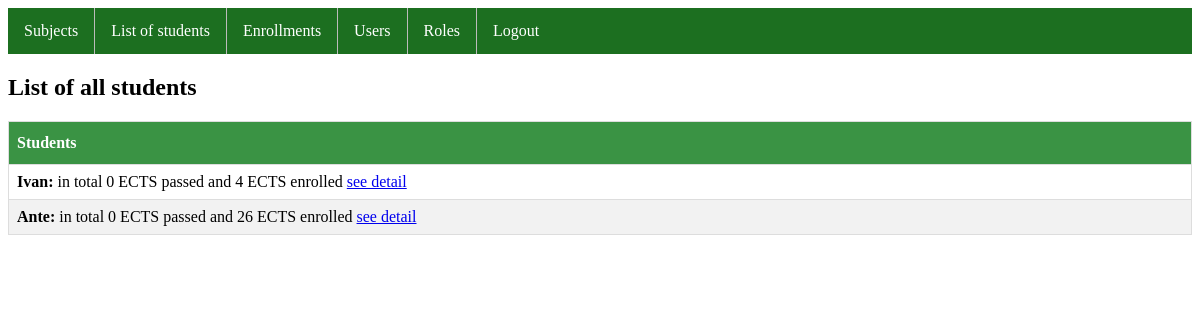
/app/list/ (signed in), run on the app's committed database.
### enroll_app/models.py (models this page shows)
class User(AbstractUser):
    STATUS = (('NONE', 'none'), ('REGULAR', 'regular'), ('EXTRAORDINARY', 'extraordinary'))
    role = models.ForeignKey(Role, on_delete=models.PROTECT, null=True)
    status = models.CharField(max_length=50, choices=STATUS, null=True)

### enroll_app/views.py (the view)
# urls.py: path('list/', views.list_of_students, name='list_of_students'),
@login_required(login_url='enroll_app:user_login')
def list_of_students(request):
    admin = check_is_admin(request.user)
    if admin:
        users = User.objects.filter(role__name='STUDENT')
        all_students = []
        for user in users:
            passed_ects = 0
            enrolled_ects = 0
            enrollments = Enrollment.objects.filter(student=user)
            for enrolled in enrollments:
                if enrolled.status == 'ENROLLED':
                    enrolled_ects += enrolled.subject.ects
                elif enrolled.status == 'PASSED':
                    passed_ects += enrolled.subject.ects
            all_students.append({'user': user, 'passed_ects': passed_ects, 'enrolled_ects': enrolled_ects})
        return render(request, 'list_of_students.html', {'all_students': all_students, 'is_admin':admin})
    else:
        return HttpResponse("ACCESS DENIED -  You're not ADMIN")

### enroll_app/views.py (called while the page is built)
def check_is_admin(user):
    return user.role.name == 'ADMIN' if user.role else False

### enroll_app/templates/list_of_students.html
{% extends 'base.html' %}
{% block content %}
<h2>List of all students</h2>
<table id="list">
  <thead>
    <tr>
      <th>Students</th>
    </tr>
  </thead>
  <tbody>
    {% for student in all_students %}
    <tr>
      <td><strong>{{ student.user.username }}:</strong> in total {{ student.passed_ects }} ECTS passed and {{ student.enrolled_ects }} ECTS enrolled <a href="{% url 'enroll_app:list_details' student.user.pk %}">see detail</a></td>
    </tr>
    {% empty %}
    <tr>
      <td colspan="1">No users available.</td>
    </tr>
    {% endfor %}
  </tbody>
</table>
{% endblock %}

### enroll_app/static/style.css (style rules this page uses)
#list { border-collapse: collapse; width: 100%; }
#list td, #list th { border: 1px solid #ddd; padding: 8px; }
#list tr:nth-child(even) { background-color: #f2f2f2; }
#list th { padding-top: 12px; padding-bottom: 12px; text-align: left; background-color: #3a9344; color: white; }

### data on the page
User: user.username "Ivan", passed_ects "0", enrolled_ects "4"
User: user.username "Ante", passed_ects "0", enrolled_ects "26"
